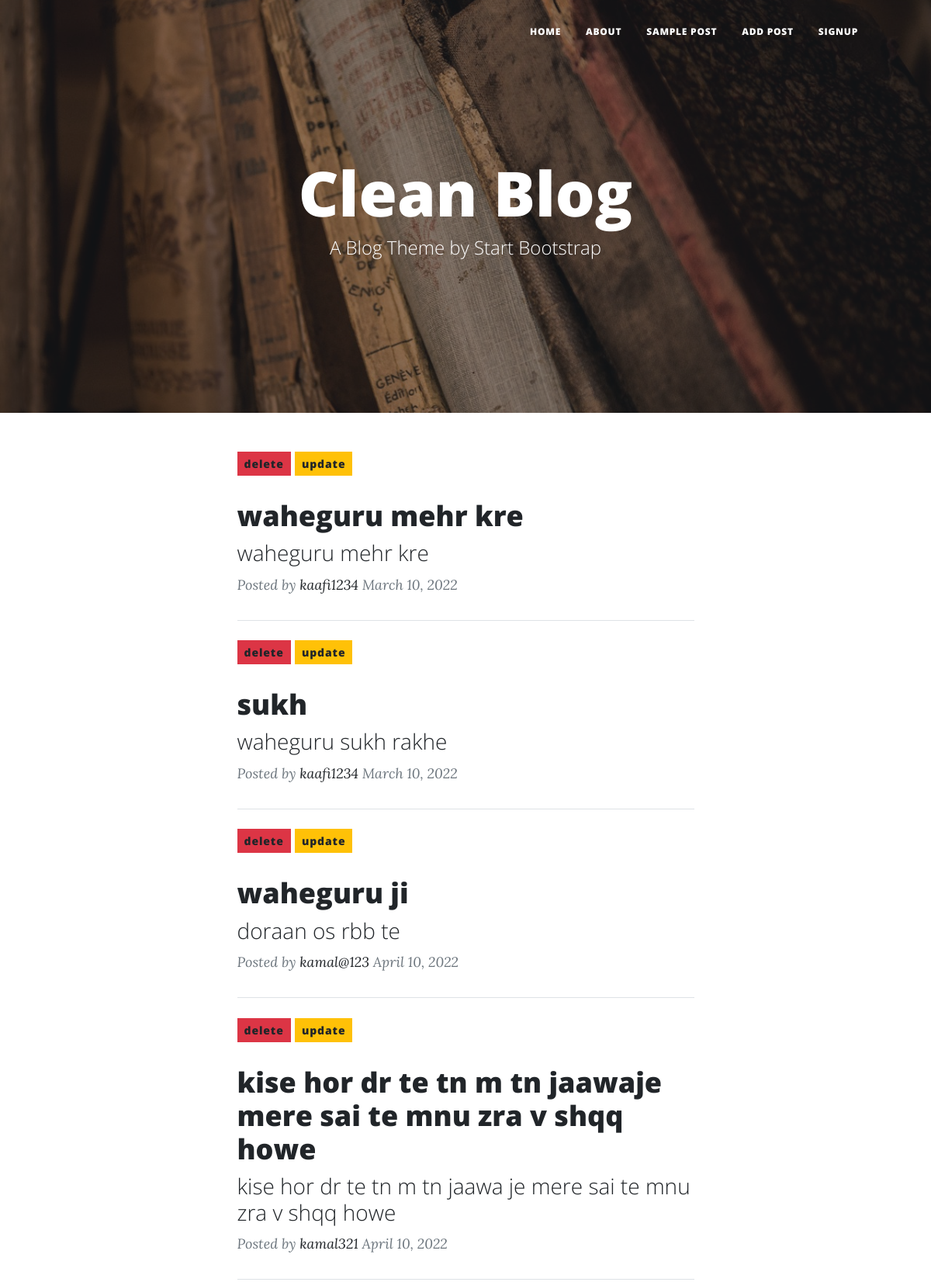
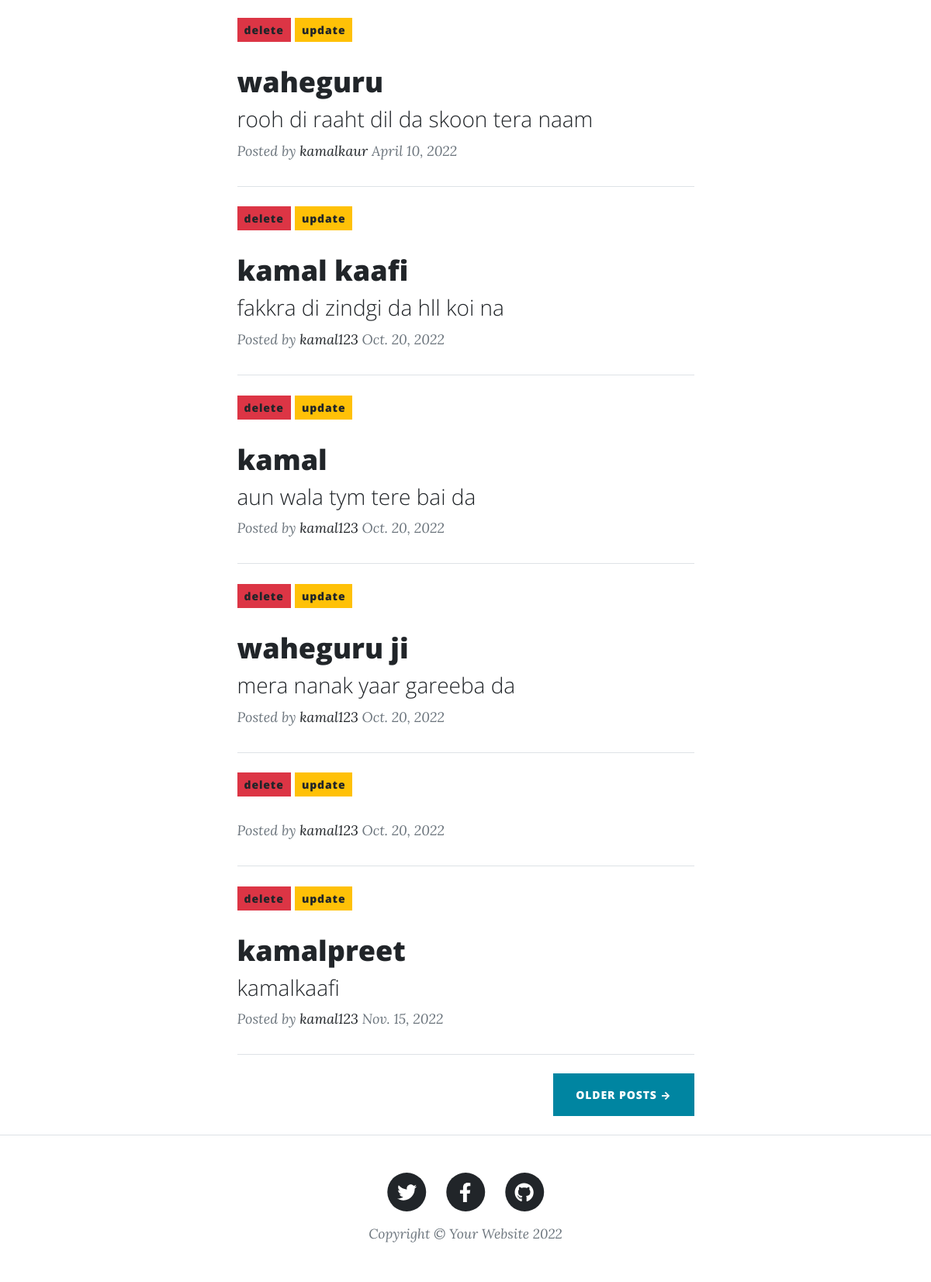
The page / on the database its author committed (2 pictures, top to bottom).
### kkapp/models.py (models this page shows, shortened)
class Post(models.Model):
    author = models.ForeignKey(settings.AUTH_USER_MODEL,on_delete = models.CASCADE)
    title = models.CharField(max_length = 200)
    text = models.TextField()
    created_date =models.DateTimeField(auto_now_add = True)
    published_date = models.DateField(blank =True,null = True)

### kkapp/views.py (the view)
# urls.py: path('',index,name="index"),
def index(request):
    posts = Post.objects.all()
    return render(request,'index.html',{'posts':posts})

### kkapp/templates/index.html (shortened to what this page needs)
{% load static %}
<!DOCTYPE html>
<html lang="en">
    <head>
        <link href="{% static 'css/styles.css' %}" rel="stylesheet" />
    </head>
    <body>
        <nav class="navbar navbar-expand-lg navbar-light" id="mainNav">
            <div class="container px-4 px-lg-5">
                <div class="collapse navbar-collapse" id="navbarResponsive">
                    <ul class="navbar-nav ms-auto py-4 py-lg-0">
                        <li class="nav-item"><a class="nav-link px-lg-3 py-3 py-lg-4" href="/">Home</a></li>
                        <li class="nav-item"><a class="nav-link px-lg-3 py-3 py-lg-4" href="{% url 'about' %}">About</a></li>
                        <li class="nav-item"><a class="nav-link px-lg-3 py-3 py-lg-4" href="{% url 'post' %}">Sample Post</a></li>
                        <li class="nav-item"><a class="nav-link px-lg-3 py-3 py-lg-4" href="{% url 'contact' %}">Add Post</a></li>
                        {% if request.user.is_authenticated %}
                        <li class="nav-item"><a class="nav-link px-lg-3 py-3 py-lg-4" href="#">Welcome to {{request.user}}
                        </a></li>
                        <li class="nav-item"><a class="nav-link px-lg-3 py-3 py-lg-4" href="{% url 'logoutuser' %}">Logout</a></li>
                        {% else %}
                        <li class="nav-item"><a class="nav-link px-lg-3 py-3 py-lg-4" href="{% url 'registeruser' %}">signup</a></li>
                        {% endif %}
                    </ul>
                </div>
            </div>
        </nav>
        <header class="masthead" style="background-image: url('{% static 'images/kk.jpg' %}')">
            <div class="container position-relative px-4 px-lg-5">
                <div class="row gx-4 gx-lg-5 justify-content-center">
                    <div class="col-md-10 col-lg-8 col-xl-7">
                        <div class="site-heading">
                            <h1>Clean Blog</h1>
                            <span class="subheading">A Blog Theme by Start Bootstrap</span>
                        </div>
                    </div>
                </div>
            </div>
        </header>
        <div class="container px-4 px-lg-5">
            <div class="row gx-4 gx-lg-5 justify-content-center">
                <div class="col-md-10 col-lg-8 col-xl-7">
                    {% for post in posts %}
                    <div class="post-preview">
                       <a href="{% url 'deletepost' post.id%}" class="btn btn-danger btn-sm">delete</a>
                       <a href="{% url 'updatepost' post.id%}" class="btn btn-warning btn-sm">update</a>
                        <a href="#">
                            <h2 class="post-title">{{post.title}}</h2>
                            <h3 class="post-subtitle">{{post.text}}</h3>
                        </a>
                        <p class="post-meta">
                            Posted by
                            <a href="#!">{{post.author}}</a>
                            {{post.published_date}}
                        </p>
                    </div>
                    <hr class="my-4" />
                    {% endfor %}
                    <div class="d-flex justify-content-end mb-4"><a class="btn btn-primary text-uppercase" href="#!">Older Posts →</a></div>
                </div>
            </div>
        </div>
        <footer class="border-top">
            <div class="container px-4 px-lg-5">
                <div class="row gx-4 gx-lg-5 justify-content-center">
                    <div class="col-md-10 col-lg-8 col-xl-7">
                        <ul class="list-inline text-center">
                            <li class="list-inline-item">
                                <a href="#!">
                                    <span class="fa-stack fa-lg">
                                        <i class="fas fa-circle fa-stack-2x"></i>
                                        <i class="fab fa-twitter fa-stack-1x fa-inverse"></i>
                                    </span>
                                </a>
                            </li>
                            <li class="list-inline-item">
                                <a href="#!">
                                    <span class="fa-stack fa-lg">
                                        <i class="fas fa-circle fa-stack-2x"></i>
                                        <i class="fab fa-facebook-f fa-stack-1x fa-inverse"></i>
                                    </span>
                                </a>
                            </li>
                            <li class="list-inline-item">
                                <a href="#!">
                                    <span class="fa-stack fa-lg">
                                        <i class="fas fa-circle fa-stack-2x"></i>
                                        <i class="fab fa-github fa-stack-1x fa-inverse"></i>
                                    </span>
                                </a>
                            </li>
                        </ul>
                        <div class="small text-center text-muted fst-italic">Copyright &copy; Your Website 2022</div>
                    </div>
                </div>
            </div>
        </footer>
    </body>
</html>

### rows shown on the page
Post: title "waheguru mehr kre", text "waheguru mehr kre", author "kaafi1234", published_date "March 10, 2022"
Post: title "sukh", text "waheguru sukh rakhe", author "kaafi1234", published_date "March 10, 2022"
Post: title "waheguru ji", text "doraan os rbb te", author "kamal@123", published_date "April 10, 2022"
Post: title "kise hor dr te tn m tn jaawaje mere sai te mnu zra v shqq howe", text "kise hor dr te tn m tn jaawa je mere sai te mnu zra v shqq howe", author "kamal321", published_date "April 10, 2022"
Post: title "waheguru", text "rooh di raaht dil da skoon tera naam", author "kamalkaur", published_date "April 10, 2022"
Post: title "kamal kaafi", text "fakkra di zindgi da hll koi na", author "kamal123", published_date "Oct. 20, 2022"
Post: title "kamal", text "aun wala tym tere bai da", author "kamal123", published_date "Oct. 20, 2022"
Post: title "waheguru ji", text "mera nanak yaar gareeba da", author "kamal123", published_date "Oct. 20, 2022"
Post: author "kamal123", published_date "Oct. 20, 2022"
Post: title "kamalpreet", text "kamalkaafi", author "kamal123", published_date "Nov. 15, 2022"
